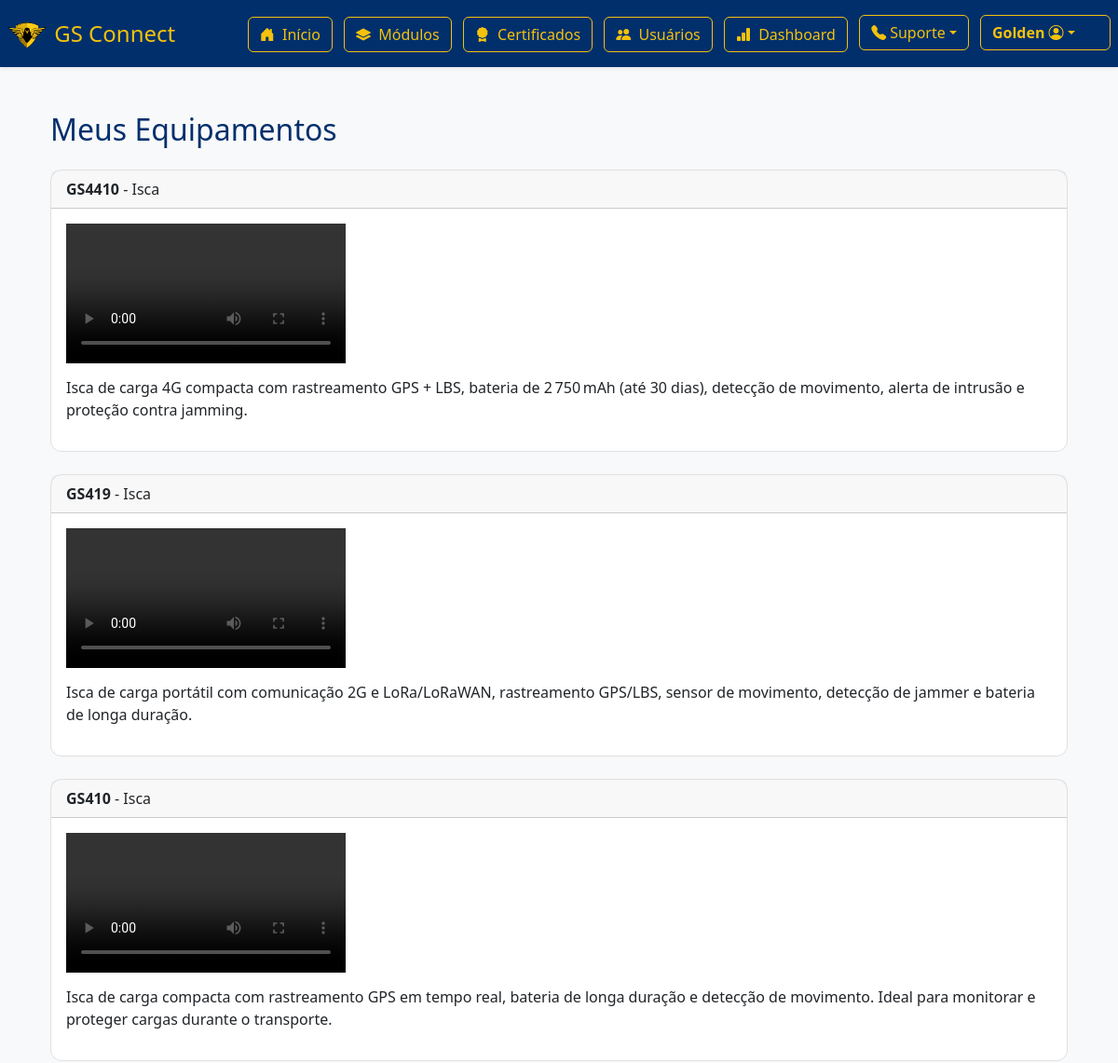
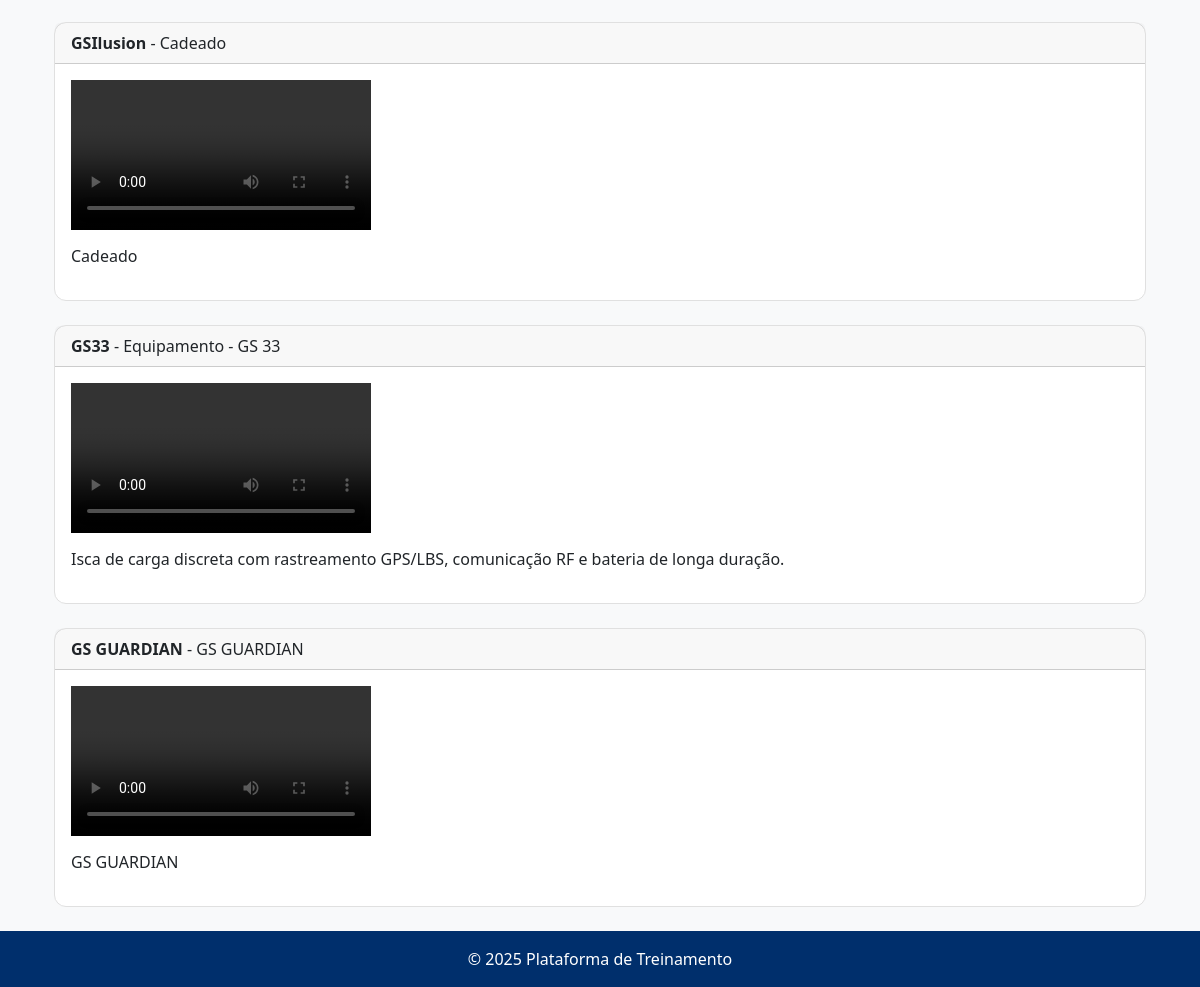
The page /meus-equipamentos/ (signed in) on the database its author committed (2 pictures, top to bottom).
### core/models.py (models this page shows, shortened)
class ConteudoEquipamento(models.Model):
    modelo = models.ForeignKey('ModeloEquipamento', on_delete=models.CASCADE)
    titulo = models.CharField(max_length=200)
    video = models.FileField(upload_to='videos/', blank=True, null=True)
    descricao = models.TextField(blank=True)

class ModeloEquipamento(models.Model):
    nome = models.CharField(max_length=100)
    def __str__(self):
        return self.nome

### core/views.py (the view)
# urls.py: path('meus-equipamentos/', views.equipamentos_usuario, name='meus_equipamentos'),
@login_required
def equipamentos_usuario(request):
    perfil = PerfilUsuario.objects.get(user=request.user)
    modelos = perfil.modelos_equipamento.all()
    conteudos = ConteudoEquipamento.objects.filter(modelo__in=modelos)
    return render(request, 'core/equipamentos_usuario.html', {'conteudos': conteudos})

### core/templates/core/equipamentos_usuario.html (shortened to what this page needs)
{% extends 'core/base.html' %}
{% block content %}
<div class="container mt-4">
  <h2 class="mb-4">Meus Equipamentos</h2>
  {% if conteudos %}
    {% for conteudo in conteudos %}
      <div class="card mb-4">
        <div class="card-header">
          <strong>{{ conteudo.modelo }}</strong> - {{ conteudo.titulo }}
        </div>
        <div class="card-body">
          {% if conteudo.video %}
            <video src="{{ conteudo.video.url }}" controls controlsList="nodownload" style="max-width: 100%; height: auto;"></video>
          {% endif %}
          <p class="mt-2">{{ conteudo.descricao }}</p>
        </div>
      </div>
    {% endfor %}
  {% else %}
    <div class="alert alert-info">Nenhum conteúdo disponível para seus equipamentos.</div>
  {% endif %}
</div>
{% endblock %}

### core/templates/core/base.html (shortened to what this page needs)
{% load static %}
<!DOCTYPE html>
<html lang="pt-br">
<head>
    <link href="https://cdn.jsdelivr.net/npm/bootstrap@5.3.0/dist/css/bootstrap.min.css" rel="stylesheet">
    <link rel="stylesheet" href="{% static 'css/style.css' %}">
</head>
<body class="bg-light">
<header class="bg-primary text-white py-2 mb-4 shadow-sm">
    <div class="container-fluid d-flex flex-column flex-md-row align-items-center justify-content-between px-2" style="min-height: 56px;">
        <div class="d-flex align-items-center">
            <img src="{% static 'img/logo.png' %}" alt="Logo Golden Sat" style="height: 32px; margin-right: 8px;">
            <h1 class="mb-0" style="font-size: 1.5rem;">GS Connect</h1>
        </div>
        <nav class="mt-2 mt-md-0">
            {% if not request.path == '/login/' %}
                <a class="btn btn-outline-light me-2" href="{% url 'home' %}"><i class="bi bi-house-door-fill me-1"></i> Início</a>
                {% if user.is_authenticated %}
                    <a class="btn btn-outline-light me-2" href="{% url 'cursos:todos_modulos' %}"><i class="bi bi-layers-fill me-1"></i> Módulos</a>
                    <a class="btn btn-outline-light me-2" href="{% url 'certificado_form' %}"><i class="bi bi-award-fill me-1"></i> Certificados</a>
                    {% if user.is_staff %}
                        <a class="btn btn-outline-light me-2" href="{% url 'usuarios' %}"><i class="bi bi-people-fill me-1"></i> Usuários</a>
                        <a class="btn btn-outline-light me-2" href="{% url 'dashboard_usuarios' %}"><i class="bi bi-bar-chart-fill me-1"></i> Dashboard</a>
                    {% endif %}
                    <div class="dropdown d-inline-block me-2">
                      <button class="btn btn-outline-light dropdown-toggle d-flex align-items-center" type="button" id="suporteDropdown" data-bs-toggle="dropdown" aria-expanded="false">
                        <i class="bi bi-telephone-fill me-1"></i> Suporte
                      </button>
                    </div>
                    <div class="dropdown d-inline-block">
                        <a class="btn btn-outline-light dropdown-toggle fw-bold d-flex align-items-center" href="#" id="userDropdown" role="button" data-bs-toggle="dropdown" aria-expanded="false" style="min-width: 140px;">
                            <span class="me-1">{{ user.get_full_name|default:user.username }}</span>
                            <i class="bi bi-person-circle"></i>
                        </a>
                    </div>
                {% else %}
                    <a class="btn btn-light text-primary" href="{% url 'login' %}">Entrar</a>
                {% endif %}
            {% endif %}
        </nav>
    </div>
</header>
<div class="content-wrapper">
  <main class="container flex-grow-1">
      {% block content %}{% endblock %}
  </main>
</div>
<footer class="bg-primary text-white text-center py-3 mt-auto">
    <p class="mb-0">© 2025 Plataforma de Treinamento</p>
</footer>
<link rel="stylesheet" href="https://cdn.jsdelivr.net/npm/bootstrap-icons@1.10.5/font/bootstrap-icons.css">
</body>
</html>

### core/static/css/style.css (style rules this page uses)
:root { --azul-escuro: #002f6c; --amarelo: #f4c20d; --preto: #111111; --branco: #ffffff; }
body { background: var(--branco) !important; color: var(--preto) !important; }
header.bg-primary, .footer.bg-primary, .footer, .bg-primary { background: var(--azul-escuro) !important; }
header h1, .footer p, .footer, .footer * { color: var(--amarelo) !important; }
.btn-outline-light, .btn-outline-light:visited { color: var(--amarelo) !important; border-color: var(--amarelo) !important; background: transparent !important; }
a, a:visited { color: var(--azul-escuro) !important; }
.card { border-radius: 12px; border: 1px solid #e0e0e0; background: var(--branco) !important; }
.card-title, h1, h2, h3, h4, h5, h6 { color: var(--azul-escuro) !important; }
html, body { height: 100%; margin: 0; padding: 0; overflow: hidden; }

### core/templates/core/base.html (style rules this page uses)
html, body { height: 100%; min-height: 100vh; margin: 0; padding: 0; }
body { display: flex; flex-direction: column; min-height: 100vh; overflow-y: auto; }
.content-wrapper { flex: 1 0 auto; display: flex; flex-direction: column; }
main.container { flex: 1 0 auto; display: flex; flex-direction: column; justify-content: center; align-items: center; }
footer { flex-shrink: 0; }

### rows shown on the page
ConteudoEquipamento: modelo "GS4410", titulo "Isca", descricao "Isca de carga 4G compacta com rastreamento GPS + LBS, bateria de 2 750 mAh (até 30 dias), detecção de movimento, alerta de intrusão e proteção contra jamming."
ConteudoEquipamento: modelo "GS419", titulo "Isca", descricao "Isca de carga portátil com comunicação 2G e LoRa/LoRaWAN, rastreamento GPS/LBS, sensor de movimento, detecção de jammer e bateria de longa duração."
ConteudoEquipamento: modelo "GS410", titulo "Isca", descricao "Isca de carga compacta com rastreamento GPS em tempo real, bateria de longa duração e detecção de movimento. Ideal para monitorar e proteger cargas durante o transporte."
ConteudoEquipamento: modelo "GSIlusion", titulo "Cadeado", descricao "Cadeado"
ConteudoEquipamento: modelo "GS33", titulo "Equipamento - GS 33", descricao "Isca de carga discreta com rastreamento GPS/LBS, comunicação RF e bateria de longa duração."
ConteudoEquipamento: modelo "GS GUARDIAN", titulo "GS GUARDIAN", descricao "GS GUARDIAN"

### other values the page prints
{{ user.get_full_name|default:user.username }} "Golden"
